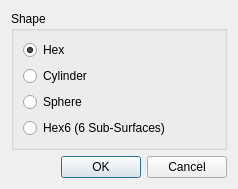
<?xml version="1.0" encoding="UTF-8"?>
<ui version="4.0">
 <class>GeometryAddDialog</class>
 <widget class="QDialog" name="GeometryAddDialog">
  <property name="geometry">
   <rect>
    <x>0</x>
    <y>0</y>
    <width>238</width>
    <height>182</height>
   </rect>
  </property>
  <property name="windowTitle">
   <string>Add Geometry</string>
  </property>
  <layout class="QVBoxLayout" name="verticalLayout_2">
   <item>
    <widget class="QGroupBox" name="groupBox">
     <property name="title">
      <string>Shape</string>
     </property>
     <layout class="QVBoxLayout" name="verticalLayout">
      <item>
       <widget class="QRadioButton" name="hex">
        <property name="text">
         <string>Hex</string>
        </property>
        <property name="checked">
         <bool>true</bool>
        </property>
        <attribute name="buttonGroup">
         <string notr="true">shapeRadios</string>
        </attribute>
       </widget>
      </item>
      <item>
       <widget class="QRadioButton" name="cylinder">
        <property name="text">
         <string>Cylinder</string>
        </property>
        <attribute name="buttonGroup">
         <string notr="true">shapeRadios</string>
        </attribute>
       </widget>
      </item>
      <item>
       <widget class="QRadioButton" name="sphere">
        <property name="text">
         <string>Sphere</string>
        </property>
        <attribute name="buttonGroup">
         <string notr="true">shapeRadios</string>
        </attribute>
       </widget>
      </item>
      <item>
       <widget class="QRadioButton" name="hex6">
        <property name="text">
         <string>Hex6 (6 Sub-Surfaces)</string>
        </property>
        <attribute name="buttonGroup">
         <string notr="true">shapeRadios</string>
        </attribute>
       </widget>
      </item>
     </layout>
    </widget>
   </item>
   <item>
    <widget class="QDialogButtonBox" name="buttonBox">
     <property name="orientation">
      <enum>Qt::Horizontal</enum>
     </property>
     <property name="standardButtons">
      <set>QDialogButtonBox::Cancel|QDialogButtonBox::Ok</set>
     </property>
    </widget>
   </item>
  </layout>
 </widget>
 <resources/>
 <connections>
  <connection>
   <sender>buttonBox</sender>
   <signal>accepted()</signal>
   <receiver>GeometryAddDialog</receiver>
   <slot>accept()</slot>
   <hints>
    <hint type="sourcelabel">
     <x>248</x>
     <y>254</y>
    </hint>
    <hint type="destinationlabel">
     <x>157</x>
     <y>274</y>
    </hint>
   </hints>
  </connection>
  <connection>
   <sender>buttonBox</sender>
   <signal>rejected()</signal>
   <receiver>GeometryAddDialog</receiver>
   <slot>reject()</slot>
   <hints>
    <hint type="sourcelabel">
     <x>316</x>
     <y>260</y>
    </hint>
    <hint type="destinationlabel">
     <x>286</x>
     <y>274</y>
    </hint>
   </hints>
  </connection>
 </connections>
 <buttongroups>
  <buttongroup name="shapeRadios"/>
 </buttongroups>
</ui>
